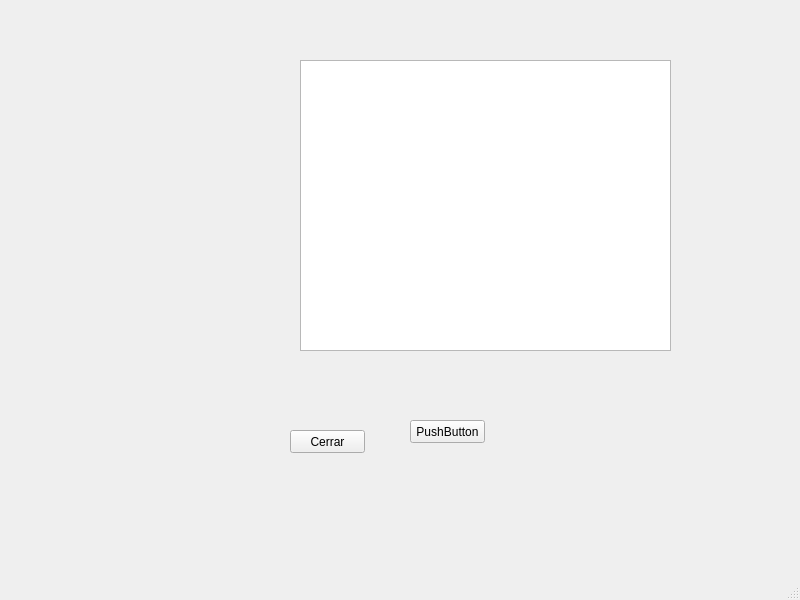
<?xml version="1.0" encoding="UTF-8"?>
<ui version="4.0">
 <class>MainWindow</class>
 <widget class="QMainWindow" name="MainWindow">
  <property name="geometry">
   <rect>
    <x>0</x>
    <y>0</y>
    <width>800</width>
    <height>600</height>
   </rect>
  </property>
  <property name="windowTitle">
   <string>MainWindow</string>
  </property>
  <widget class="QWidget" name="centralwidget">
   <widget class="QPushButton" name="cerrar">
    <property name="geometry">
     <rect>
      <x>290</x>
      <y>430</y>
      <width>75</width>
      <height>23</height>
     </rect>
    </property>
    <property name="text">
     <string>Cerrar</string>
    </property>
   </widget>
   <widget class="QPushButton" name="pushButton_2">
    <property name="geometry">
     <rect>
      <x>410</x>
      <y>420</y>
      <width>75</width>
      <height>23</height>
     </rect>
    </property>
    <property name="text">
     <string>PushButton</string>
    </property>
   </widget>
   <widget class="QGraphicsView" name="graphicsView">
    <property name="geometry">
     <rect>
      <x>300</x>
      <y>60</y>
      <width>371</width>
      <height>291</height>
     </rect>
    </property>
   </widget>
  </widget>
  <widget class="QMenuBar" name="menubar">
   <property name="geometry">
    <rect>
     <x>0</x>
     <y>0</y>
     <width>800</width>
     <height>21</height>
    </rect>
   </property>
  </widget>
  <widget class="QStatusBar" name="statusbar"/>
 </widget>
 <resources/>
 <connections/>
</ui>
